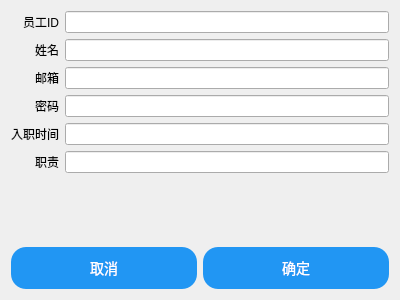
<?xml version="1.0" encoding="UTF-8"?>
<ui version="4.0">
 <class>StaffDetailDialog</class>
 <widget class="QDialog" name="StaffDetailDialog">
  <property name="geometry">
   <rect>
    <x>0</x>
    <y>0</y>
    <width>400</width>
    <height>300</height>
   </rect>
  </property>
  <property name="windowTitle">
   <string>StaffDetailDialog</string>
  </property>
  <layout class="QVBoxLayout" name="verticalLayout">
   <item>
    <layout class="QFormLayout" name="formLayout">
     <property name="labelAlignment">
      <set>Qt::AlignRight|Qt::AlignTrailing|Qt::AlignVCenter</set>
     </property>
     <property name="formAlignment">
      <set>Qt::AlignLeading|Qt::AlignLeft|Qt::AlignTop</set>
     </property>
     <item row="0" column="0">
      <widget class="QLabel" name="StaffIDLabel">
       <property name="text">
        <string>员工ID</string>
       </property>
      </widget>
     </item>
     <item row="0" column="1">
      <widget class="QLineEdit" name="staffIDEdit"/>
     </item>
     <item row="1" column="0">
      <widget class="QLabel" name="nameLabel">
       <property name="text">
        <string>姓名</string>
       </property>
      </widget>
     </item>
     <item row="1" column="1">
      <widget class="QLineEdit" name="nameEdit"/>
     </item>
     <item row="2" column="0">
      <widget class="QLabel" name="emailLabel">
       <property name="text">
        <string>邮箱</string>
       </property>
      </widget>
     </item>
     <item row="2" column="1">
      <widget class="QLineEdit" name="emailEdit"/>
     </item>
     <item row="3" column="0">
      <widget class="QLabel" name="passwordLabel">
       <property name="text">
        <string>密码</string>
       </property>
      </widget>
     </item>
     <item row="3" column="1">
      <widget class="QLineEdit" name="passwordEdit"/>
     </item>
     <item row="4" column="0">
      <widget class="QLabel" name="joinDateLabel">
       <property name="text">
        <string>入职时间</string>
       </property>
      </widget>
     </item>
     <item row="4" column="1">
      <widget class="QLineEdit" name="joinDateEdit"/>
     </item>
     <item row="5" column="1">
      <widget class="QLineEdit" name="roleEdit"/>
     </item>
     <item row="5" column="0">
      <widget class="QLabel" name="roleLabel">
       <property name="text">
        <string>职责</string>
       </property>
      </widget>
     </item>
    </layout>
   </item>
   <item>
    <layout class="QHBoxLayout" name="buttonLayout">
     <item>
      <widget class="QPushButton" name="cancelButton">
       <property name="styleSheet">
        <string notr="true">QPushButton 
{
    background-color: #2196F3;  
    color: white;               
    border: none;              
    padding: 10px 20px;        
    border-radius: 15px;       
    font-size: 14px;           
}

QPushButton:hover
{
    background-color: #1976D2;  
}

QPushButton:pressed 
{
    background-color: #0D47A1;
    color: #E0E0E0;            
}</string>
       </property>
       <property name="text">
        <string>取消</string>
       </property>
      </widget>
     </item>
     <item>
      <widget class="QPushButton" name="confirmButton">
       <property name="styleSheet">
        <string notr="true">QPushButton 
{
    background-color: #2196F3;  
    color: white;               
    border: none;              
    padding: 10px 20px;        
    border-radius: 15px;       
    font-size: 14px;           
}

QPushButton:hover
{
    background-color: #1976D2;  
}

QPushButton:pressed 
{
    background-color: #0D47A1;
    color: #E0E0E0;            
}</string>
       </property>
       <property name="text">
        <string>确定</string>
       </property>
      </widget>
     </item>
    </layout>
   </item>
  </layout>
 </widget>
 <layoutdefault spacing="6" margin="11"/>
 <resources/>
 <connections/>
</ui>
